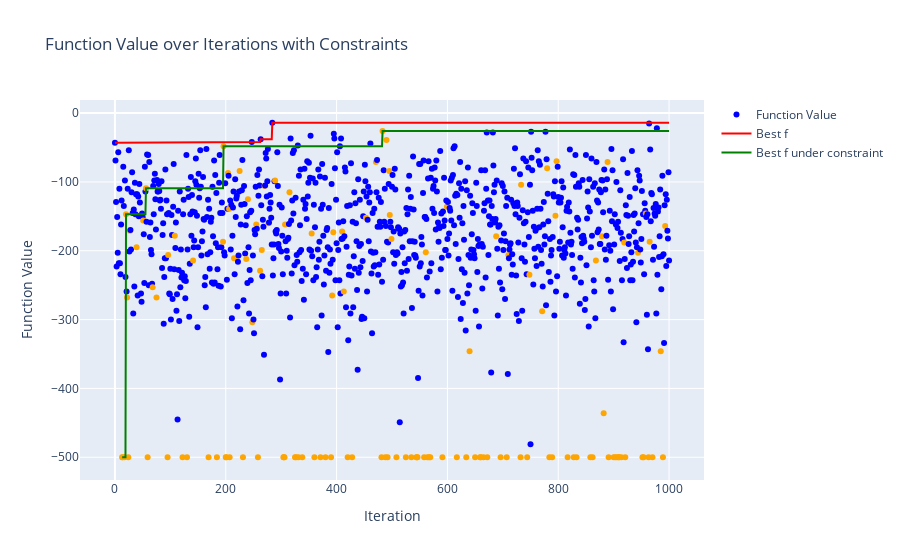

The notebook cell this image was saved under:
### Code cell
filename = log_files[7]
print(filename)
print()

log_file_path = os.path.join(LOG_DIR, filename)
df_merged, settings = parse_and_prepare_data(log_file_path)

print("実験設定")
display(settings)
print()
display(df_merged.head())

plot_function_values(df_merged)

### Figure 1 — Plotly figure (JSON) as saved in the notebook; plotly's stock layout.template omitted (floating-point values rounded to 4 significant figures; data arrays with more than 128 entries replaced by an {"elided": "..."} marker saying what was removed)
{"data": [{"marker": {"color": {"elided": "1001 str values"}}, "mode": "markers", "name": "Function Value", "type": "scatter", "x": {"elided": "1001 int values"}, "y": {"elided": "1001 int values"}}, {"line": {"color": "red"}, "mode": "lines", "name": "Best f", "type": "scatter", "x": {"elided": "1001 int values"}, "y": {"elided": "1001 int values"}}, {"line": {"color": "green"}, "mode": "lines", "name": "Best f under constraint", "type": "scatter", "x": {"elided": "1001 int values"}, "y": {"elided": "1001 int values"}}], "layout": {"showlegend": true, "title": {"text": "Function Value over Iterations with Constraints"}, "xaxis": {"title": {"text": "Iteration"}}, "yaxis": {"title": {"text": "Function Value"}}}}
